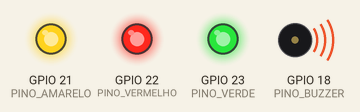
Simulated run of this program. Board: ESP32. Parts: output pins drawn as LEDs (lit = HIGH), buzzer (waves = sounding). WiFi joins after 1.5 s; servers stay silent unless stated; uploads are accepted with an empty reply; random numbers use the default seed unless the program sets one; what the program prints to the serial monitor is not drawn.

Above: at 0.1 s.
At 2.8 s:
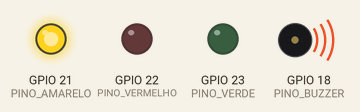
At 4.64 s:
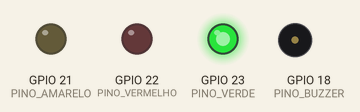
At 20.11 s:
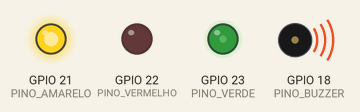
At 26.64 s:
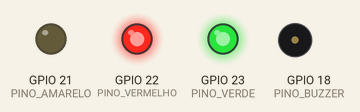
At 35.6 s:
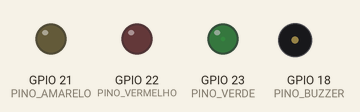
Timing chart, 0 to 37.1 s (numbered marks = the images above):
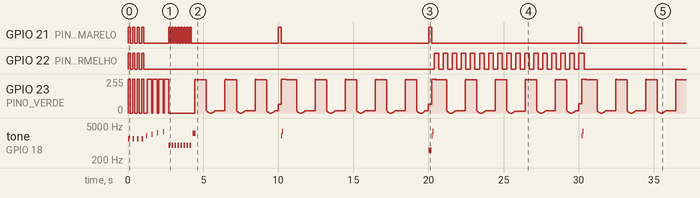

Measured:
- by itself, GPIO 21 (PINO_AMARELO): HIGH → LOW at 0.15 s, → HIGH 0.15 s later, → LOW 0.15 s later, → HIGH 0.15 s later, … (29 changes in this stretch)
- by itself, GPIO 22 (PINO_VERMELHO): goes 3 × (LOW 0.15 s, HIGH 0.15 s), LOW 19.3 s, 16 × (HIGH 0.30 s, LOW 0.30 s), HIGH 0.37 s, then LOW
- by itself, GPIO 23 (PINO_VERDE): 255/255 → 0/255 at 0.15 s, → 255/255 0.15 s later, → 0/255 0.15 s later, → 255/255 0.15 s later, … (588 changes in this stretch)
- by itself, tone on GPIO 18 (PINO_BUZZER): plays 1500 Hz for 0.10 s, 1500 Hz for 0.10 s, 1500 Hz for 0.10 s, 1500 Hz for 0.10 s, 2000 Hz for 0.06 s, 2300 Hz for 0.06 s … (24 notes in this stretch)

The program:

main.cpp
```cpp
#include <WiFi.h>
#include <HTTPClient.h>
#include <WiFiClientSecure.h>
#include <ArduinoJson.h>

// ================= Configurações de Pinos e PWM =================
const int PINO_VERMELHO = 22;
const int PINO_VERDE    = 23;
const int PINO_AMARELO  = 21;
const int PINO_BUZZER   = 18;

const int CANAL_VERMELHO = 0;
const int CANAL_VERDE    = 1;
const int CANAL_AMARELO  = 2;
const int FREQ_PWM       = 5000;
const int RESOLUCAO_PWM  = 8;

// ================= Configurações de Rede =================
const char* ssid = "sua_rede";
const char* password = "sua_senha";

// Endereço HTTPS público da sua API
const char* serverUrl = "https://api-irrigacao.online/api/telemetry";

// ================= Definição dos Estados do Sistema =================
enum EstadoSistema {
  ESTADO_NORMAL,       // Tudo OK, Wi-Fi OK -> Verde Respirando
  ESTADO_DEGRADADO,    // Sem Wi-Fi / Armazenando -> Verde e Amarelo Respirando
  ESTADO_FALHA_PARCIAL,// Erro em sensor -> Vermelho Pisca + Relatório
  ESTADO_CRITICO       // +10 min em erro -> 3 LEDs piscam + Alarme
};

EstadoSistema estadoAtual = ESTADO_NORMAL;

// Timers e Controle Assíncrono (millis)
unsigned long tempoAnteriorLeitura = 0;
unsigned long tempoInicioErroCritico = 0;
const unsigned long INTERVALO_LEITURA = 10000; // Coleta a cada 10 segundos
const unsigned long TEMPO_LIMITE_CRITICO = 600000; // 10 minutos (600.000 ms)
bool erroCriticoAtivo = false;

// ================= Fila de Armazenamento Offline =================
// Estrutura para guardar a leitura na RAM
struct DadosSensor {
  float umidade;
  float temperatura;
  float pressao;
  float irradiacao_solar;
  String status_hardware;
};

const int MAX_BUFFER = 60; // 60 leituras de 10s = 10 minutos de histórico
DadosSensor filaOffline[MAX_BUFFER];
int qtdNaFila = 0;

// ================= Funções Auxiliares de Som e LED =================
void emitirSom(int frequencia, int duracaoMs) {
  tone(PINO_BUZZER, frequencia, duracaoMs);
}

void desligarTodosLEDs() {
  ledcWrite(CANAL_VERMELHO, 0);
  ledcWrite(CANAL_VERDE, 0);
  ledcWrite(CANAL_AMARELO, 0);
}

void piscarCurto(int pinoCanal, int frequenciaSom) {
  ledcWrite(pinoCanal, 255);
  emitirSom(frequenciaSom, 80);
  delay(100);
  ledcWrite(pinoCanal, 0);
  delay(100);
}

// ================= 1. POST: Autodiagnóstico no Boot =================
void executarPowerOnSelfTest() {
  Serial.println("\n--- INICIANDO POST (Power-On Self Test) ---");

  // Fase 1: Teste Visual e Sonoro Geral
  for (int i = 0; i < 4; i++) {
    ledcWrite(CANAL_VERMELHO, 255);
    ledcWrite(CANAL_VERDE, 255);
    ledcWrite(CANAL_AMARELO, 255);
    emitirSom(1500, 100);
    delay(150);
    desligarTodosLEDs();
    delay(150);
  }

  // Fase 2: Teste de Varredura de Sensores Simulados
  const char* sensores[] = {"Umidade_Solo", "Temperatura", "Pressao", "Irradiacao_Solar"};
  ledcWrite(CANAL_VERDE, 255);

  for (int i = 0; i < 4; i++) {
    Serial.printf("Testando hardware/sensor [%s]... OK\n", sensores[i]);
    ledcWrite(CANAL_VERDE, 0);
    emitirSom(2000 + (i * 300), 60);
    delay(80);
    ledcWrite(CANAL_VERDE, 255);
    delay(300);
  }
  desligarTodosLEDs();

  // Fase 3: Teste de Conectividade Wi-Fi
  Serial.print("Conectando ao Wi-Fi para validação...");
  WiFi.begin(ssid, password);

  int tentativas = 0;
  while (WiFi.status() != WL_CONNECTED && tentativas < 15) {
    piscarCurto(CANAL_AMARELO, 800);
    Serial.print(".");
    tentativas++;
  }

  if (WiFi.status() == WL_CONNECTED) {
    Serial.println("\nWi-Fi e Rota de Rede validados!");
    emitirSom(2500, 200);
    estadoAtual = ESTADO_NORMAL;
  } else {
    Serial.println("\nWi-Fi indisponível. Entrando em Modo Contingência.");
    emitirSom(400, 400);
    estadoAtual = ESTADO_DEGRADADO;
    tempoInicioErroCritico = millis();
  }
  Serial.println("--- DIAGNÓSTICO CONCLUÍDO ---\n");
}

// ================= 2. Motor Visual Assíncrono (Sem Delay) =================
void atualizarLuzesEfeitos() {
  unsigned long tempo = millis();
  int brilhoRespiracao = (exp(sin(tempo / 1000.0 * M_PI)) - 0.36787944) * 108.0;

  switch (estadoAtual) {
    case ESTADO_NORMAL:
      ledcWrite(CANAL_VERDE, brilhoRespiracao);
      ledcWrite(CANAL_AMARELO, 0);
      ledcWrite(CANAL_VERMELHO, 0);
      break;

    case ESTADO_DEGRADADO:
      ledcWrite(CANAL_VERDE, brilhoRespiracao);
      ledcWrite(CANAL_AMARELO, brilhoRespiracao);
      ledcWrite(CANAL_VERMELHO, 0);
      break;

    case ESTADO_FALHA_PARCIAL:
      ledcWrite(CANAL_VERDE, brilhoRespiracao);
      ledcWrite(CANAL_AMARELO, 0);
      ledcWrite(CANAL_VERMELHO, (tempo / 300) % 2 == 0 ? 255 : 0);
      break;

    case ESTADO_CRITICO:
      bool estadoPisca = (tempo / 200) % 2 == 0;
      ledcWrite(CANAL_VERDE, estadoPisca ? 255 : 0);
      ledcWrite(CANAL_AMARELO, estadoPisca ? 255 : 0);
      ledcWrite(CANAL_VERMELHO, estadoPisca ? 255 : 0);

      if (estadoPisca && (tempo % 1000 < 200)) {
        emitirSom(3500, 50);
      }
      break;
  }
}

// ================= 3. Simulação e Coleta de Dados =================
void processarEEnviarLeituras() {
  // Simulação dos valores lidos
  DadosSensor leituraAtual;
  leituraAtual.umidade          = random(350, 750) / 10.0;
  leituraAtual.temperatura      = random(200, 350) / 10.0;
  leituraAtual.pressao          = random(1000, 1025);
  leituraAtual.irradiacao_solar = random(2000, 10000) / 10.0;
  bool falhaSimulada            = (random(0, 100) < 15);

  leituraAtual.status_hardware = falhaSimulada ? "ERRO_SENSOR_TEMPERATURA_FALHA_LEITURA" : "OK";

  Serial.println("\n-------------------------------------------");
  Serial.printf("Leitura: Umid=%.1f%% | Temp=%.1f°C | Press=%.0fhPa | Irrad=%.1f W/m²\n",
                leituraAtual.umidade, leituraAtual.temperatura, leituraAtual.pressao, leituraAtual.irradiacao_solar);

  if (falhaSimulada) {
    Serial.println("[ALERTA HARDWARE]: Falha detectada!");
    estadoAtual = ESTADO_FALHA_PARCIAL;
    emitirSom(500, 300);
  }

  // --- ADICIONA À FILA DE MEMÓRIA ---
  if (qtdNaFila < MAX_BUFFER) {
    filaOffline[qtdNaFila] = leituraAtual;
    qtdNaFila++;
  } else {
    // Fila cheia: desloca todos os itens para a esquerda (descarta o mais antigo)
    for (int i = 1; i < MAX_BUFFER; i++) {
      filaOffline[i-1] = filaOffline[i];
    }
    filaOffline[MAX_BUFFER - 1] = leituraAtual; // Guarda o mais novo no fim
    Serial.println("[AVISO]: Fila cheia! Descartando registro mais antigo.");
  }

  Serial.printf("Registros na fila de envio: %d/%d\n", qtdNaFila, MAX_BUFFER);

  // --- TENTA ENVIAR TUDO O QUE ESTÁ NA FILA ---
  if (WiFi.status() == WL_CONNECTED) {
    JsonDocument doc; // O ArduinoJson 7 gerencia a memória automaticamente
    doc["sensor_id"] = "esp32_multisensor_01";

    JsonArray leiturasJson = doc["leituras"].to<JsonArray>();

    // Converte toda a fila em um único JSON em lote
    for (int i = 0; i < qtdNaFila; i++) {
      JsonObject obj = leiturasJson.add<JsonObject>();
      obj["umidade"]          = filaOffline[i].umidade;
      obj["temperatura"]      = filaOffline[i].temperatura;
      obj["pressao"]          = filaOffline[i].pressao;
      obj["irradiacao_solar"] = filaOffline[i].irradiacao_solar;
      obj["status_hardware"]  = filaOffline[i].status_hardware;
    }

    String jsonBody;
    serializeJson(doc, jsonBody);

    // Conexão e envio seguro
    WiFiClientSecure client;
    client.setInsecure();

    HTTPClient http;
    http.setTimeout(5000); // TRAVA DE SEGURANÇA: Limite de 5 segundos
    http.begin(client, serverUrl);
    http.addHeader("Content-Type", "application/json");

    ledcWrite(CANAL_AMARELO, 255);
    int httpCode = http.POST(jsonBody);
    ledcWrite(CANAL_AMARELO, 0);

    if (httpCode > 0) {
      if (httpCode == 200) {
        Serial.printf("[HTTP 200]: Sucesso! %d registro(s) entregues.\n", qtdNaFila);

        ledcWrite(CANAL_VERDE, 255);
        emitirSom(2000, 50);
        delay(60);
        emitirSom(3000, 80);
        delay(100);

        // Limpa a fila e zera alertas, pois tudo foi entregue!
        qtdNaFila = 0;
        tempoInicioErroCritico = 0;
        erroCriticoAtivo = false;
        if (!falhaSimulada) estadoAtual = ESTADO_NORMAL;
      } else {
        Serial.printf("[ERRO API %d]: Servidor rejeitou os dados. Retendo na fila...\n", httpCode);
        if (!falhaSimulada) estadoAtual = ESTADO_DEGRADADO;
        if (tempoInicioErroCritico == 0) tempoInicioErroCritico = millis();
      }
    } else {
      Serial.printf("[ERRO REDE]: Sem resposta (%s). Retendo na fila...\n", http.errorToString(httpCode).c_str());
      if (!falhaSimulada) estadoAtual = ESTADO_DEGRADADO;
      if (tempoInicioErroCritico == 0) tempoInicioErroCritico = millis();
    }
    http.end();
  } else {
    Serial.println("[OFFLINE]: Sem Wi-Fi. Dados retidos na fila de memória RAM.");
    if (!falhaSimulada) estadoAtual = ESTADO_DEGRADADO;
    if (tempoInicioErroCritico == 0) tempoInicioErroCritico = millis();
  }

  // --- VERIFICAÇÃO DO TEMPO LIMITE DE 10 MINUTOS ---
  if (tempoInicioErroCritico > 0 && (millis() - tempoInicioErroCritico >= TEMPO_LIMITE_CRITICO)) {
    estadoAtual = ESTADO_CRITICO;
    Serial.println("[CRÍTICO]: Sistema isolado ou falhando há mais de 10 minutos!");
  }
}

// ================= Setup e Loop Principal =================
void setup() {
  Serial.begin(115200);

  ledcSetup(CANAL_VERMELHO, FREQ_PWM, RESOLUCAO_PWM);
  ledcSetup(CANAL_VERDE, FREQ_PWM, RESOLUCAO_PWM);
  ledcSetup(CANAL_AMARELO, FREQ_PWM, RESOLUCAO_PWM);

  ledcAttachPin(PINO_VERMELHO, CANAL_VERMELHO);
  ledcAttachPin(PINO_VERDE, CANAL_VERDE);
  ledcAttachPin(PINO_AMARELO, CANAL_AMARELO);
  pinMode(PINO_BUZZER, OUTPUT);

  executarPowerOnSelfTest();
}

void loop() {
  atualizarLuzesEfeitos();

  unsigned long tempoAtual = millis();
  if (tempoAtual - tempoAnteriorLeitura >= INTERVALO_LEITURA) {
    tempoAnteriorLeitura = tempoAtual;
    processarEEnviarLeituras();
  }
}
```
